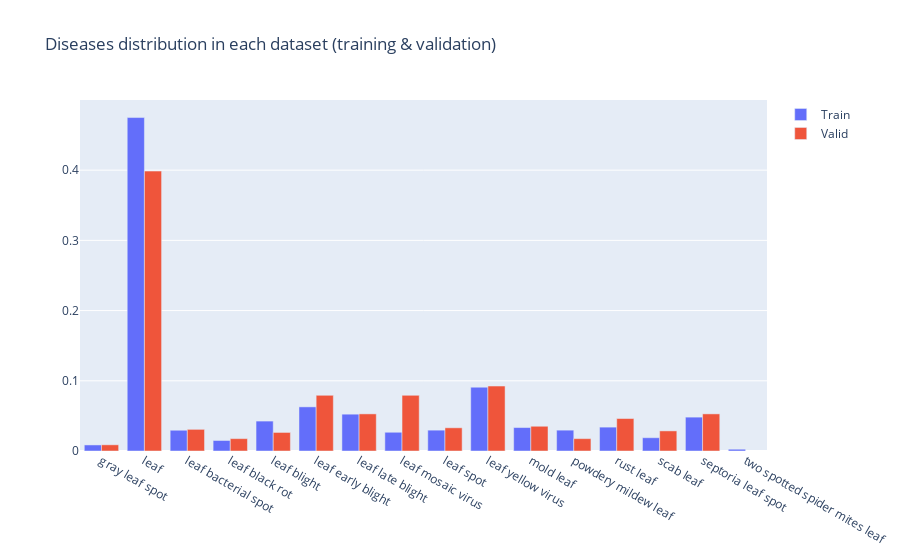
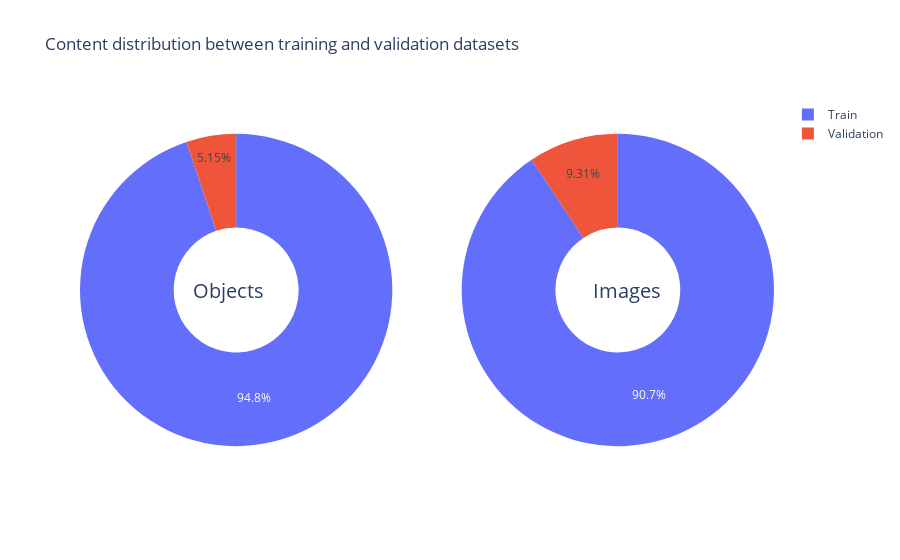

Notebook source saved alongside these figures, in order:
### Markdown cell above
### e) Training/Validation sets

### Code cell
# Get data for Pie Chart
def get_pie_stats(df):
    learntag = ["Train", "Validation"]
    size_objects = [len(df[df["LearnTag"] ==  "Train"]), len(df[df["LearnTag"] ==  "Validation"])]
    size_images = [len(df[df["LearnTag"] ==  "Train"]["FileName"].unique()), len(df[df["LearnTag"] ==  "Validation"]["FileName"].unique())]
    return learntag, size_objects, size_images

learntag, size_objects, size_images = get_pie_stats(df)

# Get data for bar chart
def get_bar_stats(df):
    stats =  []
    diseases = []
    for g in df.groupby("DiseasesName"):
        stats.append(len(g[1])/len(df))
        diseases.append(str(g[0]))
    
    # Order name
    index = sorted(range(len(diseases)), key=lambda k: diseases[k])
    stats = [stats[k] for k in index]
    diseases = [diseases[k] for k in index]
    
    return stats, diseases


# Get disease distribution in each set
train_stats, train_diseases  = get_bar_stats(df[df["LearnTag"] == "Train"])
validation_stats, validation_diseases = get_bar_stats(df[df["LearnTag"] == "Validation"])

# First Distribution
fig = go.Figure(data=[
                go.Bar(name='Train', x=train_diseases, y= train_stats),
                go.Bar(name='Valid', x=validation_diseases, y=validation_stats)]
               )

fig.update_layout(barmode='group',  title = "Diseases distribution in each dataset (training & validation)")
# Second Distribution
fig2 = make_subplots(rows=1, cols=2, specs=[[{'type':'domain'}, {'type':'domain'}]])

fig2.add_trace(go.Pie(labels= learntag, values = size_objects , name="Objects"),
              1, 1)
fig2.add_trace(go.Pie(labels= learntag, values = size_images , name="Images"),
              1, 2)

# Use `hole` to create a donut-like pie chart
fig2.update_traces(hole=.4, hoverinfo="label+percent+name")

fig2.update_layout(
    title_text="Content distribution between training and validation datasets",
    # Add annotations in the center of the donut pies.
    annotations=[dict(text='Objects', x=0.16, y=0.5, font_size=20, showarrow=False),
                 dict(text='Images', x=0.84, y=0.5, font_size=20, showarrow=False)])

fig.show()
fig2.show()

### Figure 1 — Plotly figure (JSON) as saved in the notebook; plotly's stock layout.template omitted (floating-point values rounded to 4 significant figures)
{"data": [{"name": "Train", "type": "bar", "x": ["gray leaf spot", "leaf", "leaf bacterial spot", "leaf black rot", "leaf blight", "leaf early blight", "leaf late blight", "leaf mosaic virus", "leaf spot", "leaf yellow virus", "mold leaf", "powdery mildew leaf", "rust leaf", "scab leaf", "septoria leaf spot", "two spotted spider mites leaf"], "y": [0.00862, 0.4749, 0.02957, 0.01496, 0.04262, 0.06285, 0.05244, 0.0267, 0.02969, 0.09087, 0.0334, 0.02969, 0.034, 0.01892, 0.04825, 0.002514]}, {"name": "Valid", "type": "bar", "x": ["gray leaf spot", "leaf", "leaf bacterial spot", "leaf black rot", "leaf blight", "leaf early blight", "leaf late blight", "leaf mosaic virus", "leaf spot", "leaf yellow virus", "mold leaf", "powdery mildew leaf", "rust leaf", "scab leaf", "septoria leaf spot"], "y": [0.008811, 0.3987, 0.03084, 0.01762, 0.02643, 0.0793, 0.05286, 0.0793, 0.03304, 0.09251, 0.03524, 0.01762, 0.04626, 0.02863, 0.05286]}], "layout": {"barmode": "group", "title": {"text": "Diseases distribution in each dataset (training & validation)"}}}

### Figure 2 — Plotly figure (JSON) as saved in the notebook; plotly's stock layout.template omitted (floating-point values rounded to 4 significant figures)
{"data": [{"domain": {"x": [0, 0.45], "y": [0, 1]}, "hole": 0.4, "hoverinfo": "label+percent+name", "labels": ["Train", "Validation"], "name": "Objects", "type": "pie", "values": [8353, 454]}, {"domain": {"x": [0.55, 1], "y": [0, 1]}, "hole": 0.4, "hoverinfo": "label+percent+name", "labels": ["Train", "Validation"], "name": "Images", "type": "pie", "values": [2318, 238]}], "layout": {"annotations": [{"font": {"size": 20}, "showarrow": false, "text": "Objects", "x": 0.16, "y": 0.5}, {"font": {"size": 20}, "showarrow": false, "text": "Images", "x": 0.84, "y": 0.5}], "title": {"text": "Content distribution between training and validation datasets"}}}
